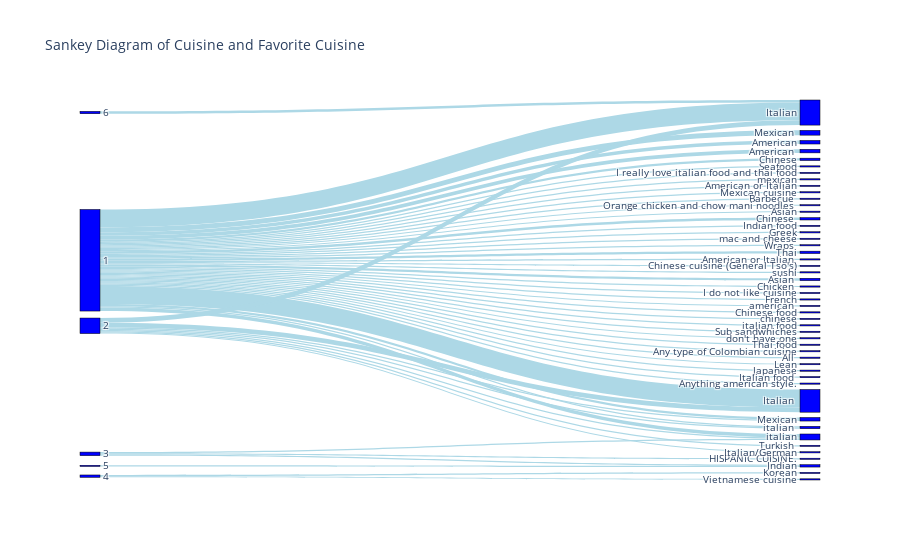

Source (notebook cell):
### Code cell
# 5. Sankey Diagram

food = food.dropna(subset=['cuisine', 'fav_cuisine'])

flow_data = food.groupby(['cuisine', 'fav_cuisine']).size().reset_index(name='count')

# Create lists for source, target, and value for the Sankey Diagram
sources = flow_data['cuisine'].tolist()
targets = flow_data['fav_cuisine'].tolist()
values = flow_data['count'].tolist()

# Create a mapping from category names to index
all_nodes = list(set(sources + targets))
mapping = {node: i for i, node in enumerate(all_nodes)}

# Map sources and targets to their respective indices
sources = [mapping[source] for source in sources]
targets = [mapping[target] for target in targets]

# Create the Sankey Diagram
fig = go.Figure(data=[go.Sankey(
    node=dict(
        pad=15,
        thickness=20,
        line=dict(color="black", width=0.5),
        label=all_nodes,
        color="blue"
    ),
    link=dict(
        source=sources,
        target=targets,
        value=values,
        color="lightblue"
    )
)])

fig.update_layout(title_text="Sankey Diagram of Cuisine and Favorite Cuisine", font_size=10)
fig.show()

### Figure 1 — Plotly figure (JSON) as saved in the notebook; plotly's stock layout.template omitted (floating-point values rounded to 4 significant figures)
{"data": [{"link": {"color": "lightblue", "source": [1, 1, 1, 1, 1, 1, 1, 1, 1, 1, 1, 1, 1, 1, 1, 1, 1, 1, 1, 1, 1, 1, 1, 1, 1, 1, 1, 1, 1, 1, 1, 1, 1, 1, 1, 1, 1, 1, 1, 1, 1, 1, 1, 2, 2, 2, 2, 2, 2, 2, 3, 3, 3, 4, 4, 5, 6], "target": [46, 0, 7, 13, 25, 45, 54, 17, 50, 15, 32, 24, 47, 27, 37, 35, 20, 33, 10, 18, 8, 48, 53, 52, 51, 19, 11, 14, 16, 9, 40, 49, 42, 23, 36, 38, 41, 30, 43, 39, 21, 12, 28, 8, 48, 44, 19, 29, 30, 43, 22, 31, 30, 26, 34, 31, 8], "value": [1, 3, 3, 1, 1, 1, 1, 1, 2, 1, 1, 2, 2, 1, 1, 1, 1, 1, 1, 1, 15, 15, 1, 1, 1, 2, 4, 1, 1, 1, 1, 2, 1, 1, 1, 1, 1, 3, 1, 1, 1, 1, 1, 4, 4, 1, 1, 1, 1, 1, 1, 1, 1, 1, 1, 1, 2]}, "node": {"color": "blue", "label": ["American", 1, 2, 3, 4, 5, 6, "American ", "Italian", "Seafood", "I really love italian food and thai food", "Mexican ", "mexican", "American or Italian", "Mexican cuisine", "Barbecue ", "Orange chicken and chow mani noodles ", "Asian", "Indian food", "Mexican", "Greek", "mac and cheese", "HISPANIC CUISINE.", "Wraps ", "Chinese", "American or Italian ", "Korean", "Chinese cuisine (General Tso's)", "sushi", "Turkish ", "italian", "Indian", "Chicken ", "I do not like cuisine", "Vietnamese cuisine", "French", "american ", "Chinese food", "chinese", "italian food", "Sub sandwhiches", "don't have one", "Thai food", "italian ", "Italian/German", "Any type of Colombian cuisine", "All ", "Chinese ", "Italian ", "Thai", "Asian ", "Lean", "Japanese", "Italian food ", "Anything american style."], "line": {"color": "black", "width": 0.5}, "pad": 15, "thickness": 20}, "type": "sankey"}], "layout": {"autosize": true, "font": {"size": 10}, "title": {"text": "Sankey Diagram of Cuisine and Favorite Cuisine"}}}
